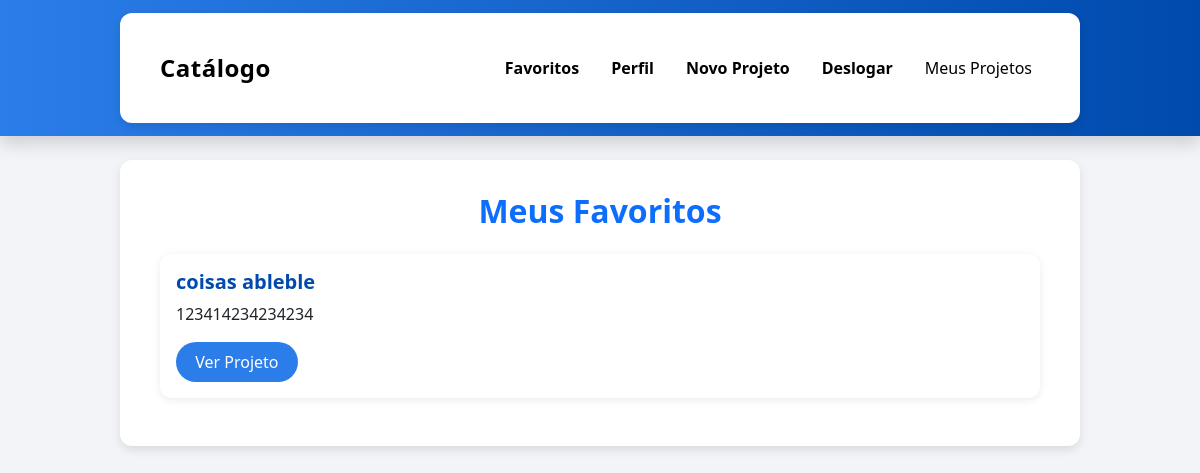
The page /favoritos (signed in) on the database as committed earlier.
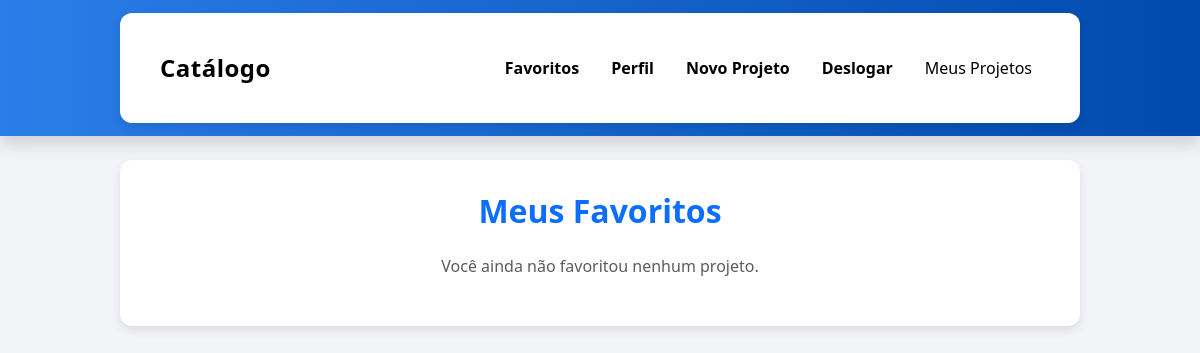
The same page on the database as committed later.
### models.py (models this page shows)
class Project(db.Model):
    __tablename__ = 'project'
    id = db.Column(db.Integer, primary_key=True)
    title = db.Column(db.String(255), nullable=False)
    description = db.Column(db.Text, nullable=False)
    created_at = db.Column(db.DateTime, default=datetime.utcnow)
    file_path = db.Column(db.String(255))
    authors_text = db.Column(db.String(255))  # texto livre com nome dos autores
    authors = db.relationship('User', secondary=author_project, back_populates='projects')
    favorites = db.relationship('Favorite', back_populates='project', cascade='all, delete-orphan')

### app.py (the view)
    @app.route('/favoritos')
    @login_required
    def favoritos():
        favs = Favorite.query.filter_by(user_id=current_user.id).all()
        projetos = [fav.project for fav in favs]
        return render_template('favoritos.html', projetos=projetos)

### templates/favoritos.html
{% extends "base.html" %}
{% block content %}
<h2 class="mb-4 text-center text-primary">Meus Favoritos</h2>
{% if projetos %}
  {% for p in projetos %}
  <div class="card mb-3">
    <div class="card-body">
      <h5 class="card-title">{{ p.title }}</h5>
      <p class="card-text">{{ p.description[:250] }}{% if p.description|length > 250 %}...{% endif %}</p>
      <a href="{{ url_for('project_detail', project_id=p.id) }}" class="btn btn-primary">Ver Projeto</a>
    </div>
  </div>
  {% endfor %}
{% else %}
  <p class="text-muted text-center">Você ainda não favoritou nenhum projeto.</p>
{% endif %}
{% endblock %}

### templates/base.html (shortened to what this page needs)
<!doctype html>
<html lang="pt-BR">
<head>
  <link href="https://cdn.jsdelivr.net/npm/bootstrap@5.3.0/dist/css/bootstrap.min.css" rel="stylesheet">
  <link rel="stylesheet" href="{{ url_for('static', filename='css/style.css') }}">
</head>
<body>
<nav class="navbar navbar-expand-lg navbar-dark bg-primary mb-4 shadow">
  <div class="container">
    <a class="navbar-brand fw-bold" href="{{ url_for('index') }}">Catálogo</a>
    <div class="collapse navbar-collapse">
      <ul class="navbar-nav ms-auto">
        {% if current_user.is_authenticated %}
          <li class="nav-item"><a class="nav-link text-white fw-semibold" href="{{ url_for('favoritos') }}">Favoritos</a></li>
          <li class="nav-item"><a class="nav-link text-white fw-semibold" href="{{ url_for('perfil') }}">Perfil</a></li>
          <li class="nav-item"><a class="nav-link text-white fw-semibold" href="{{ url_for('create_project') }}">Novo Projeto</a></li>
          <li class="nav-item"><a class="nav-link text-white fw-semibold" href="{{ url_for('logout') }}">Deslogar</a></li>
        {% else %}
          <li class="nav-item"><a class="nav-link text-white" href="{{ url_for('login') }}">Entrar</a></li>
          <li class="nav-item"><a class="nav-link text-white" href="{{ url_for('register') }}">Cadastrar</a></li>
        {% endif %}
        {% if current_user.is_authenticated %}
  <li class="nav-item"><a class="nav-link" href="{{ url_for('meus_projetos') }}">Meus Projetos</a></li>
{% endif %}
      </ul>
    </div>
  </div>
</nav>
<div class="container">
  {% block content %}{% endblock %}
</div>
</body>
</html>

### static/css/style.css (style rules this page uses)
* { margin: 0; padding: 0; box-sizing: border-box; }
body { font-family: "Poppins", "Segoe UI", Arial, sans-serif; background-color: #f2f4f8; color: #333; min-height: 100vh; }
.navbar { background: linear-gradient(90deg, #2b7de9, #004aad); padding: 0.8rem 1rem; box-shadow: 0 3px 6px rgba(0,0,0,0.1); }
.navbar-brand { font-weight: 600; font-size: 1.5rem; color: #000000 !important; letter-spacing: 0.5px; }
.navbar-nav .nav-link { color: #000000 !important; margin-left: 1rem; transition: color 0.3s; }
.container { max-width: 960px; background: #fff; border-radius: 12px; padding: 2rem 2.5rem; box-shadow: 0 4px 10px rgba(0,0,0,0.1); }
h1, h2, h3 { font-weight: 600; color: #1d1d1d; }

Rows that differ between the two databases and show on the page:
removed Project: title "coisas ableble", description "123414234234234"
Other text that changed with them:
text now shown: "Você ainda não favoritou nenhum projeto."
